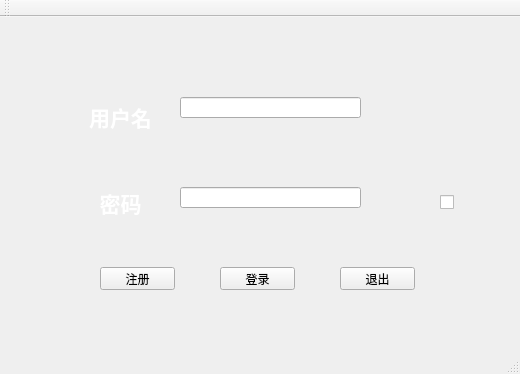
<?xml version="1.0" encoding="UTF-8"?>
<ui version="4.0">
 <class>MainWindow</class>
 <widget class="QMainWindow" name="MainWindow">
  <property name="geometry">
   <rect>
    <x>0</x>
    <y>0</y>
    <width>520</width>
    <height>374</height>
   </rect>
  </property>
  <property name="windowTitle">
   <string>MOTINUE</string>
  </property>
  <widget class="QWidget" name="centralWidget">
   <widget class="QLabel" name="label">
    <property name="geometry">
     <rect>
      <x>90</x>
      <y>170</y>
      <width>61</width>
      <height>31</height>
     </rect>
    </property>
    <property name="text">
     <string>&lt;html&gt;&lt;head/&gt;&lt;body&gt;&lt;p align=&quot;center&quot;&gt;&lt;span style=&quot; font-size:16pt; font-weight:600; color:#ffffff;&quot;&gt;密码&lt;/span&gt;&lt;/p&gt;&lt;/body&gt;&lt;/html&gt;</string>
    </property>
   </widget>
   <widget class="QLabel" name="label_2">
    <property name="geometry">
     <rect>
      <x>70</x>
      <y>70</y>
      <width>101</width>
      <height>61</height>
     </rect>
    </property>
    <property name="text">
     <string>&lt;html&gt;&lt;head/&gt;&lt;body&gt;&lt;p align=&quot;center&quot;&gt;&lt;span style=&quot; font-size:16pt; font-weight:600; color:#ffffff;&quot;&gt;用户名&lt;/span&gt;&lt;/p&gt;&lt;/body&gt;&lt;/html&gt;</string>
    </property>
   </widget>
   <widget class="QPushButton" name="pushButton_regist">
    <property name="geometry">
     <rect>
      <x>100</x>
      <y>250</y>
      <width>75</width>
      <height>23</height>
     </rect>
    </property>
    <property name="text">
     <string>注册</string>
    </property>
    <property name="checkable">
     <bool>false</bool>
    </property>
   </widget>
   <widget class="QPushButton" name="pushButton_login">
    <property name="geometry">
     <rect>
      <x>220</x>
      <y>250</y>
      <width>75</width>
      <height>23</height>
     </rect>
    </property>
    <property name="text">
     <string>登录</string>
    </property>
   </widget>
   <widget class="QPushButton" name="pushButton_exit">
    <property name="geometry">
     <rect>
      <x>340</x>
      <y>250</y>
      <width>75</width>
      <height>23</height>
     </rect>
    </property>
    <property name="text">
     <string>退出</string>
    </property>
   </widget>
   <widget class="QLineEdit" name="lineEdit_name">
    <property name="geometry">
     <rect>
      <x>180</x>
      <y>80</y>
      <width>181</width>
      <height>21</height>
     </rect>
    </property>
   </widget>
   <widget class="QLineEdit" name="lineEdit_password">
    <property name="geometry">
     <rect>
      <x>180</x>
      <y>170</y>
      <width>181</width>
      <height>21</height>
     </rect>
    </property>
   </widget>
   <widget class="QCheckBox" name="checkBox_admin">
    <property name="geometry">
     <rect>
      <x>440</x>
      <y>170</y>
      <width>101</width>
      <height>31</height>
     </rect>
    </property>
    <property name="toolTip">
     <string>&lt;html&gt;&lt;head/&gt;&lt;body&gt;&lt;p align=&quot;center&quot;&gt;&lt;br/&gt;&lt;/p&gt;&lt;/body&gt;&lt;/html&gt;</string>
    </property>
    <property name="text">
     <string/>
    </property>
    <property name="icon">
     <iconset resource="j.qrc">
      <normaloff>:/prefix1/IMG_4559.JPG</normaloff>:/prefix1/IMG_4559.JPG</iconset>
    </property>
   </widget>
  </widget>
  <widget class="QMenuBar" name="menuBar">
   <property name="geometry">
    <rect>
     <x>0</x>
     <y>0</y>
     <width>520</width>
     <height>26</height>
    </rect>
   </property>
  </widget>
  <widget class="QToolBar" name="mainToolBar">
   <attribute name="toolBarArea">
    <enum>TopToolBarArea</enum>
   </attribute>
   <attribute name="toolBarBreak">
    <bool>false</bool>
   </attribute>
  </widget>
  <widget class="QStatusBar" name="statusBar"/>
 </widget>
 <layoutdefault spacing="6" margin="11"/>
 <resources>
  <include location="j.qrc"/>
 </resources>
 <connections/>
</ui>
